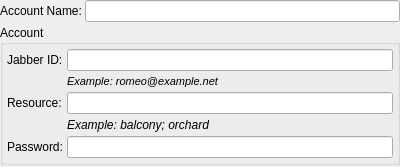
<ui version="4.0" >
 <class>AccountOptionsClass</class>
 <widget class="QWidget" name="AccountOptionsClass" >
  <property name="geometry" >
   <rect>
    <x>0</x>
    <y>0</y>
    <width>400</width>
    <height>167</height>
   </rect>
  </property>
  <layout class="QVBoxLayout" >
   <property name="spacing" >
    <number>3</number>
   </property>
   <property name="margin" >
    <number>0</number>
   </property>
   <item>
    <layout class="QHBoxLayout" >
     <property name="spacing" >
      <number>3</number>
     </property>
     <property name="margin" >
      <number>0</number>
     </property>
     <item>
      <widget class="QLabel" name="label" >
       <property name="text" >
        <string>Account Name:</string>
       </property>
       <property name="buddy" >
        <cstring>lneName</cstring>
       </property>
      </widget>
     </item>
     <item>
      <widget class="QLineEdit" name="lneName" />
     </item>
    </layout>
   </item>
   <item>
    <widget class="QGroupBox" name="grbAccount" >
     <property name="sizePolicy" >
      <sizepolicy vsizetype="Fixed" hsizetype="Preferred" >
       <horstretch>0</horstretch>
       <verstretch>0</verstretch>
      </sizepolicy>
     </property>
     <property name="title" >
      <string>Account</string>
     </property>
     <layout class="QVBoxLayout" >
      <property name="spacing" >
       <number>3</number>
      </property>
      <property name="margin" >
       <number>4</number>
      </property>
      <item>
       <layout class="QGridLayout" >
        <property name="margin" >
         <number>0</number>
        </property>
        <property name="spacing" >
         <number>4</number>
        </property>
        <item row="2" column="1" >
         <widget class="QLineEdit" name="lneResource" />
        </item>
        <item row="1" column="1" >
         <widget class="QLabel" name="label_5" >
          <property name="sizePolicy" >
           <sizepolicy vsizetype="Maximum" hsizetype="Preferred" >
            <horstretch>0</horstretch>
            <verstretch>0</verstretch>
           </sizepolicy>
          </property>
          <property name="font" >
           <font>
            <family>MS Shell Dlg 2</family>
            <pointsize>8</pointsize>
            <italic>true</italic>
           </font>
          </property>
          <property name="text" >
           <string>Example: romeo@example.net</string>
          </property>
         </widget>
        </item>
        <item row="0" column="0" >
         <widget class="QLabel" name="label_2" >
          <property name="text" >
           <string>Jabber ID:</string>
          </property>
          <property name="buddy" >
           <cstring>lneJabberId</cstring>
          </property>
         </widget>
        </item>
        <item row="0" column="1" >
         <widget class="QLineEdit" name="lneJabberId" />
        </item>
        <item row="2" column="0" >
         <widget class="QLabel" name="label_3" >
          <property name="text" >
           <string>Resource:</string>
          </property>
          <property name="buddy" >
           <cstring>lneResource</cstring>
          </property>
         </widget>
        </item>
        <item row="4" column="0" >
         <widget class="QLabel" name="label_4" >
          <property name="text" >
           <string>Password:</string>
          </property>
          <property name="buddy" >
           <cstring>lnePassword</cstring>
          </property>
         </widget>
        </item>
        <item row="4" column="1" >
         <widget class="QLineEdit" name="lnePassword" >
          <property name="echoMode" >
           <enum>QLineEdit::Password</enum>
          </property>
         </widget>
        </item>
        <item row="3" column="1" >
         <widget class="QLabel" name="label_6" >
          <property name="sizePolicy" >
           <sizepolicy vsizetype="Maximum" hsizetype="Preferred" >
            <horstretch>0</horstretch>
            <verstretch>0</verstretch>
           </sizepolicy>
          </property>
          <property name="font" >
           <font>
            <italic>true</italic>
           </font>
          </property>
          <property name="text" >
           <string>Example: balcony; orchard</string>
          </property>
         </widget>
        </item>
       </layout>
      </item>
     </layout>
    </widget>
   </item>
  </layout>
 </widget>
 <layoutdefault spacing="6" margin="11" />
 <tabstops>
  <tabstop>lneName</tabstop>
  <tabstop>lneJabberId</tabstop>
  <tabstop>lneResource</tabstop>
  <tabstop>lnePassword</tabstop>
 </tabstops>
 <resources/>
 <connections/>
</ui>
